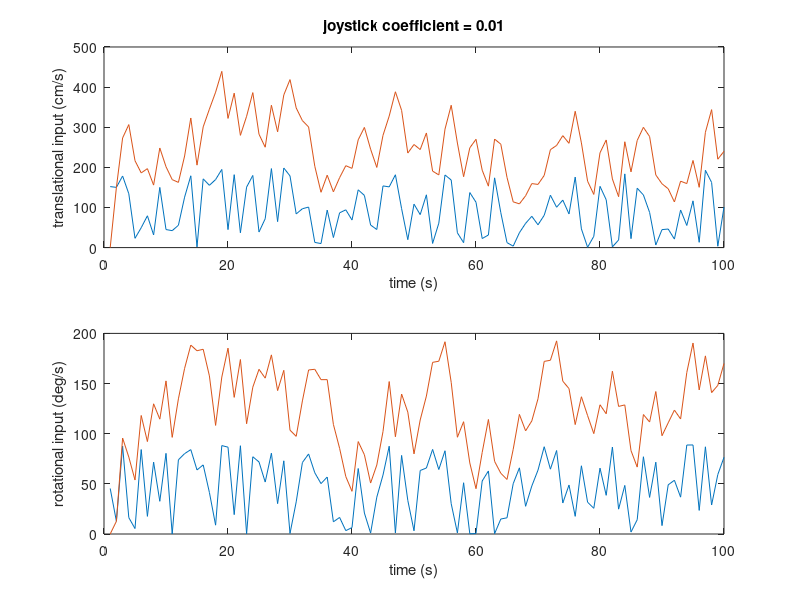

Write MATLAB code to recreate this figure.
%% Joystick coefficient function (tau = a^dt)

a = 0.01; % joystick coefficient, a ? [0,1]
v_max = 200; % cm/s
w_max = 90; % deg/s
dt = 0.1;
%% Option 1: Choose square wave input
j_x = v_max*([zeros(1,20) ones(1,60) zeros(1,20)]);
j_w = w_max*([zeros(1,20) ones(1,60) zeros(1,20)]);

%% Option 2: Choose random input in [0,200]
j_x = v_max*rand(1,100); % joystick translational input
j_w = w_max*rand(1,100); % joystick rotational input

%% Apply the joystick coefficient function
v = zeros(1,100); w = zeros(1,100);
for t = 2:100
    if a == 0
        v(t) = j_x(t);
        w(t) = j_w(t);
    elseif a == 1
        v(t) = v(t-1) + j_x(t)*dt;
        w(t) = w(t-1) + j_w(t)*dt;
    else
        tau = a^dt;
        v(t) = j_x(t) + tau*v(t-1);
        w(t) = j_w(t) + tau*w(t-1);
    end
end

figure;
subplot(2,1,1);
plot(j_x);title(['joystick coefficient = ' num2str(a)]);hold on;
plot(v);ylabel('translational input (cm/s)');xlabel('time (s)');
subplot(2,1,2);
plot(j_w);ylabel('rotational input (deg/s)');xlabel('time (s)');hold on;
plot(w);hold off;